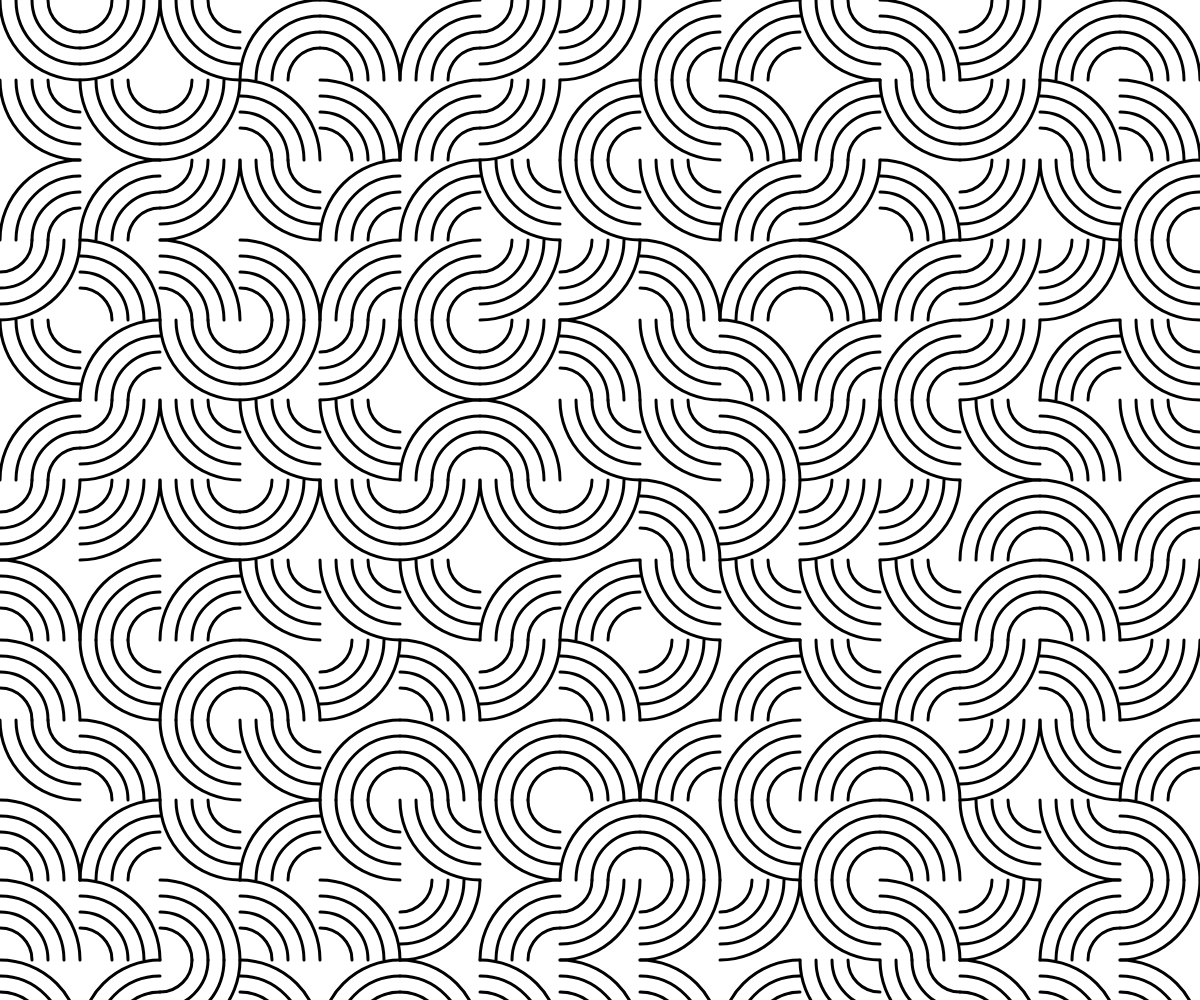
Frame 1 (no input)
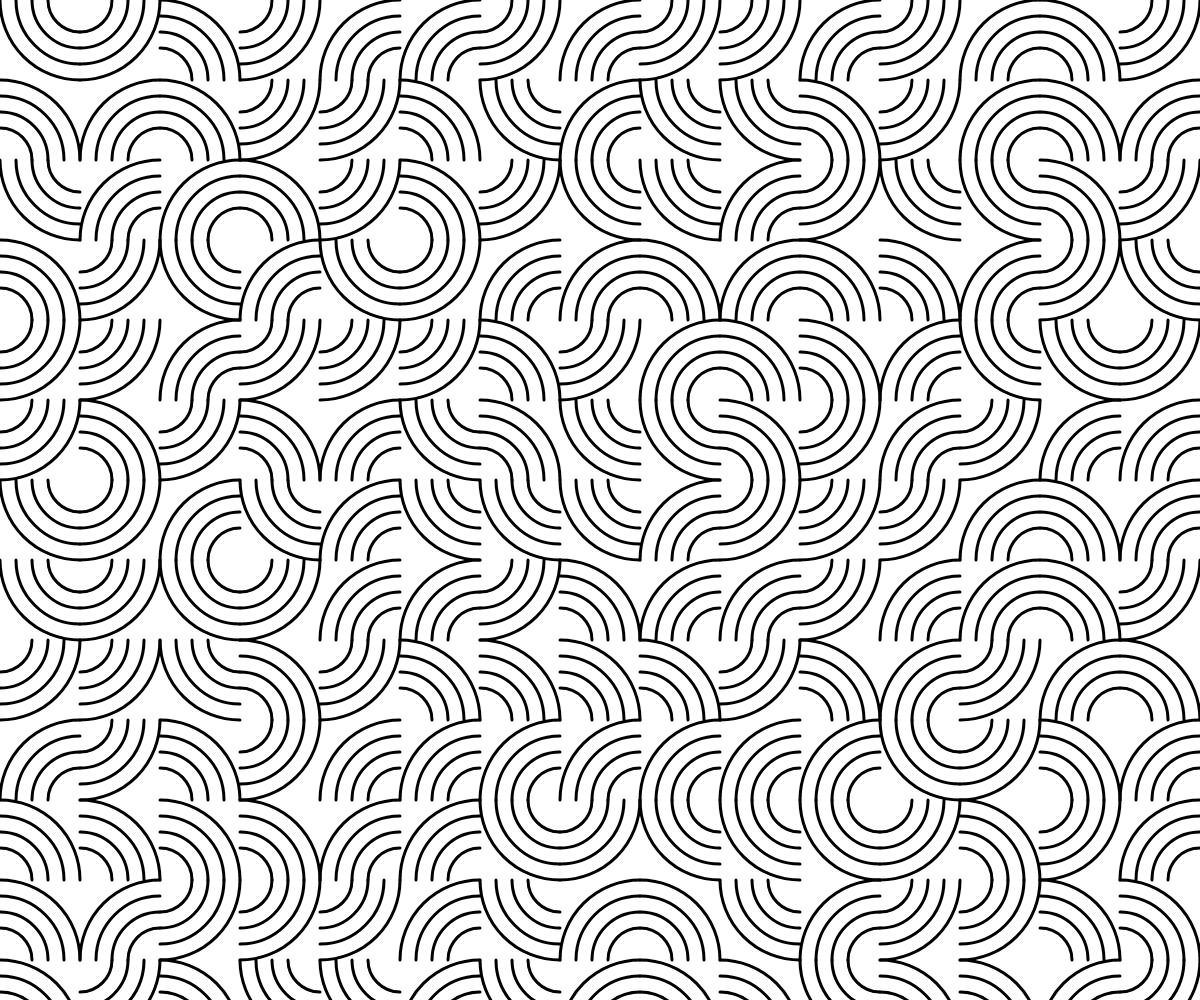
Frame 2 (the mouse pressed at the canvas centre, redrawn once)

The p5.js sketch that drew these frames (run headless with seeded random() and noise() and a simulated clock; the mouse was pressed at the canvas centre and the sketch redrawn once):

// p5.js sketch
// ── sketch.js

let rasterbreite;
let anzahlKacheln = 15;

function setup() {
  createCanvas(innerWidth, innerHeight);
  rasterbreite = width / anzahlKacheln;
  angleMode(DEGREES);
}

function draw() {
  background(255);

  noFill();
  stroke(0, 0, 0);
  strokeWeight(3);

  //Schleife in y-Achse in Bezug auf Funktion zeichneZeile
  for(let j = 0; j < anzahlKacheln; j = j + 1) {
    zeichneZeile(rasterbreite*j+rasterbreite/2);
  }

  noLoop();
}
 
//Funktion die in der X-Achse zeichnet
function zeichneZeile(y){
  for (let i = 0; i < anzahlKacheln; i++) {
    push();
    translate(rasterbreite * i + rasterbreite / 2, y);

    let w=floor(random(4));//0, 1

    if(w==0){
      arc(-rasterbreite/2, -rasterbreite/2, rasterbreite*2, rasterbreite*2, 0, 90);
      arc(-rasterbreite/2, -rasterbreite/2, rasterbreite*1.6, rasterbreite*1.6, 0, 90);
      arc(-rasterbreite/2, -rasterbreite/2, rasterbreite*1.2, rasterbreite*1.2, 0, 90);
      arc(-rasterbreite/2, -rasterbreite/2, rasterbreite*0.8, rasterbreite*0.8, 0, 90);
    }

    if(w==1){
      arc(rasterbreite/2, rasterbreite/2, rasterbreite*2, rasterbreite*2, 180, 270);
      arc(rasterbreite/2, rasterbreite/2, rasterbreite*1.6, rasterbreite*1.6, 180, 270);
      arc(rasterbreite/2, rasterbreite/2, rasterbreite*1.2, rasterbreite*1.2, 180, 270);
      arc(rasterbreite/2, rasterbreite/2, rasterbreite*0.8, rasterbreite*0.8, 180, 270);
    }

    if(w==2){
      arc(rasterbreite/2, -rasterbreite/2, rasterbreite*2, rasterbreite*2, 90, 180);
      arc(rasterbreite/2, -rasterbreite/2, rasterbreite*1.6, rasterbreite*1.6, 90, 180);
      arc(rasterbreite/2, -rasterbreite/2, rasterbreite*1.2, rasterbreite*1.2, 90, 180);
      arc(rasterbreite/2, -rasterbreite/2, rasterbreite*0.8, rasterbreite*0.8, 90, 180);
    }

    if(w==3){
      arc(-rasterbreite/2, rasterbreite/2, rasterbreite*2, rasterbreite*2, 270, 360);
      arc(-rasterbreite/2, rasterbreite/2, rasterbreite*1.6, rasterbreite*1.6, 270, 360);
      arc(-rasterbreite/2, rasterbreite/2, rasterbreite*1.2, rasterbreite*1.2, 270, 360);
      arc(-rasterbreite/2, rasterbreite/2, rasterbreite*0.8, rasterbreite*0.8, 270, 360);
    }

    pop();

  
  }
}
// ── app.css
body{
    margin:0px;
    padding:0px;
    background-color: rgb(255, 255, 255);
    font-family: Inconsolata,monospace;
    color:rgb(0, 0, 0);
}
main{
    width:100vw;
    display:flex;
    align-items: center;
    justify-content: center;
    padding-top: 80px;
}

header{
    width:100vw;
    position:fixed;
    top:0px;
    display:flex;
    align-items: center;
    justify-content: center;
}
header h1{
    font-weight: normal;
    display: inline-block;
    border:1px solid rgb(0, 0, 0);
    padding:0.5rem;
    margin:1rem;
    font-size: 1rem;;
}

nav{
    position:fixed;
    top:0;
    display:flex;
    z-index:10;
   
}
nav ul{
    width:calc(100vw - 2rem);
    display:flex;

    justify-content: flex-end;
    margin:0px;
    
    padding:0px;
   
}
nav ul li{
    list-style-type: none;
    border:1px solid rgb(0, 0, 0);
    padding:0.5rem;
    margin:1rem;
    font-size: 1rem;;
}
nav ul li a{
    text-decoration: none;
    color:rgb(0, 0, 0);
}
nav ul li:hover {
    background-color: rgb(0, 0, 0);
    
}
nav ul li:hover a {
   color:rgb(255, 255, 255);
}
section#screenshots{
    width:100vw;
    display:flex;
    align-items: center;
    justify-content: space-around;
    padding-top:4rem;
    padding-bottom: 8rem;;
}

section#screenshots img{
    width:28vw;
}

footer{
    position: fixed;
    bottom:20px;
    width:100vw;
    display:flex;
    align-items: center;
    justify-content: space-around;
    padding-top:4rem;
    z-index:10;
}

footer a {
    display:block;
	width: 60px;
	height: 52px;
	
}

.arrows path {
	stroke: #FFFFFF;
	fill: transparent;
	stroke-width: 2px;	
	
}

.arrows path:hover{
    stroke-width: 4px;	
}
